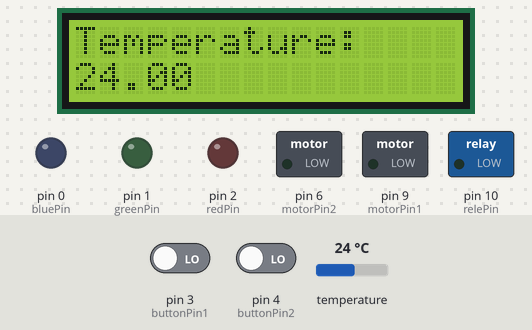
Recording of a sketch running on a simulated Arduino Uno, built with avr-gcc and run on an emulated ATmega328P. On the bench: 16×2 character LCD, switched loads named in the sketch (green lamp = pin HIGH), output pins drawn as LEDs (lit = HIGH). Dashed ring = blinking. The inputs (shaded band) are chosen by the test bench; at power-on: temperature 24 °C, pin 3 (buttonPin1) LOW, pin 4 (buttonPin2) LOW.

Above: at 1.2 s.
1.3 s: temperature set to 21.3 °C
At 3.9 s:
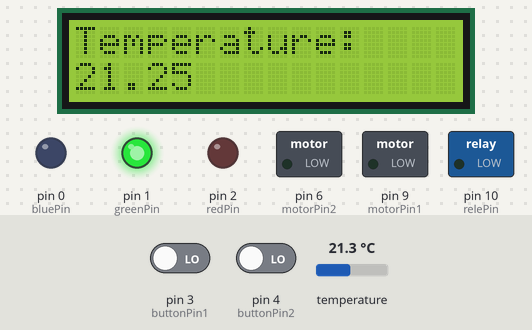
4.2 s: temperature set to 20.4 °C
At 5.8 s:
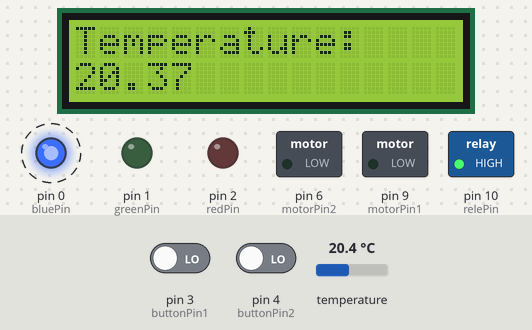
9.3 s: temperature set to 28 °C
At 12.5 s:
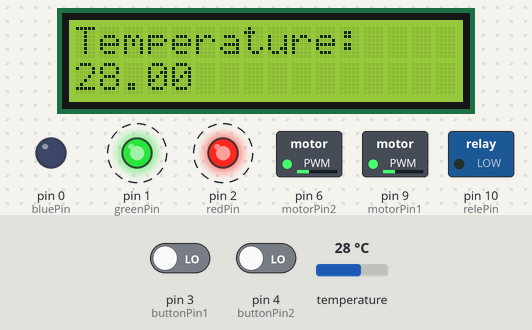
14.8 s: temperature set to 29.6 °C
At 17.4 s:
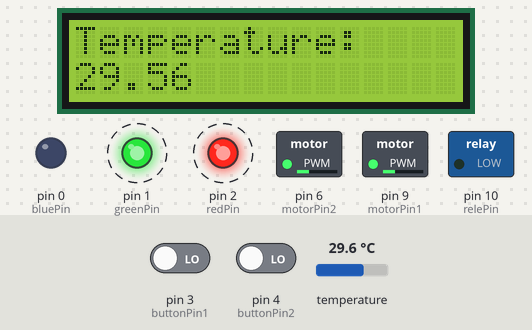
17.7 s: temperature set to 30.8 °C
At 19.3 s:
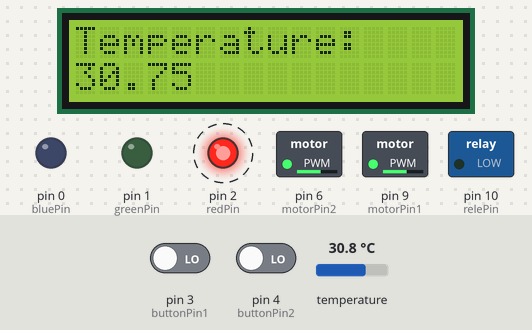
22.7 s: pin 3 (buttonPin1) driven HIGH and pin 4 (buttonPin2) driven HIGH
At 24.4 s:
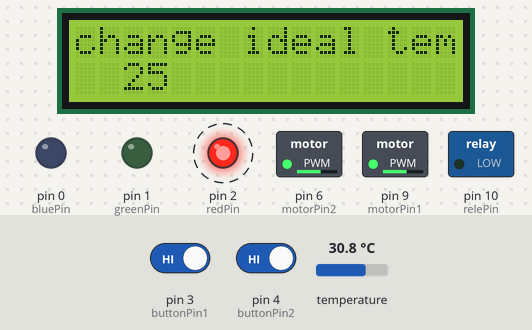
Timing chart, 0 to 26.1 s (numbered marks = the images above; inputs shaded):
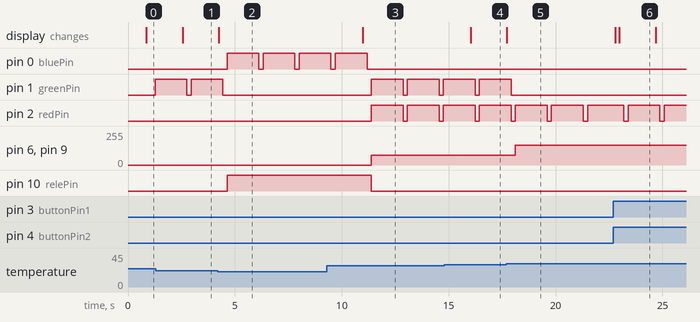

Measured:
- the behaviour switches between 21 and 20.9 °C on temperature (found by bisection; images 1 and 2)
- the behaviour switches between 30 and 30.1 °C on temperature (found by bisection; images 4 and 5)
- after the input at 1.3 s, the display: changes after 1.2 s (image 1)
- after the input at 4.2 s, pin 0 (bluePin): alternates HIGH for 1.5 s and LOW for 0.20 s, starting after 0.44 s; pin 1 (greenPin): goes on until 4.4 s, then stays LOW; pin 10 (relePin): LOW → HIGH after 0.44 s; the display: changes at once (image 2)
- after the input at 9.3 s, pin 0 (bluePin): goes on until 11.2 s, then stays LOW; pin 1 (greenPin), pin 2 (redPin): alternates HIGH for 1.5 s and LOW for 0.20 s, starting after 2.1 s; pin 6 (motorPin2), pin 9 (motorPin1): 0/255 → 75/255 after 2.1 s; pin 10 (relePin): HIGH → LOW after 2.1 s; the display: changes after 1.7 s (image 3)
- after the input at 14.8 s, the display: changes after 1.2 s (image 4)
- after the input at 17.7 s, pin 1 (greenPin): goes on until 17.9 s, then stays LOW; pin 6 (motorPin2), pin 9 (motorPin1): 75/255 → 150/255 after 0.42 s; the display: changes at once (image 5)
- after the input at 22.7 s, the display: first changes after 0.08 s (image 6 shows a later state)

The sketch:

aquario.ino
```cpp
#include <OneWire.h>
#include <Wire.h>
#include <DallasTemperature.h>
#include <LiquidCrystal_I2C.h>


OneWire oneWire(5);
DallasTemperature sensors(&oneWire);


LiquidCrystal_I2C lcd(0x27,2,1,0,4,5,6,7,3, POSITIVE);

const int redPin = 2;
const int greenPin = 1;
const int bluePin = 0;
const int buttonPin1 = 3;
const int buttonPin2 = 4;
const int motorPin1 = 9;
const int motorPin2 = 6;
const int relePin = 10;

float temp = 0;
int maxTemp = 30;
int minTemp = 21;
int okTemp = 25;
int buttonState1 = 0;
int buttonState2 = 0;
int menu = 0;

void setup() {
  sensors.begin();
  lcd.begin(16,2);
  pinMode(buttonPin1, INPUT);
  pinMode(buttonPin2, INPUT);
  pinMode(redPin, OUTPUT);
  pinMode(greenPin, OUTPUT);
  pinMode(bluePin, OUTPUT);
  pinMode(relePin, OUTPUT);

}

void loop() {
  lcd.setBacklight(HIGH);
  sensors.requestTemperatures();
  temp = sensors.getTempCByIndex(0);
  buttonState1 = digitalRead(buttonPin1);
  buttonState2 = digitalRead(buttonPin2);

  if(buttonState1 == 1 && buttonState2 == 1){
    if(menu == 1){
      menu = 0;
   }else{
      menu = 1;
   }
 }

  if(menu == 0){
    lcd.clear();
    lcd.setCursor(0,0);
    lcd.print("Temperature:");
    lcd.setCursor(0,1);
    lcd.print(temp);

 }else if(menu == 1){
    lcd.clear();
    lcd.setCursor(0,0);
    lcd.print("change ideal temp:");
    lcd.setCursor(0,1);
    lcd.print("->");
    lcd.print(okTemp);
    delay(200);
    lcd.setCursor(1,1);
    lcd.print(" ");
    lcd.setCursor(0,1);
    lcd.print(" ");
      if(buttonState1 == 1 && buttonState2 == 0){
        okTemp ++;
        maxTemp ++;
        minTemp ++;
        lcd.clear();
        lcd.setCursor(0,0);
        lcd.print("change ideal temp:");
        lcd.print("-> ");
        lcd.print(okTemp);
        delay(200);
        lcd.setCursor(1,1);
        lcd.print(" ");
        lcd.setCursor(0,1);
        lcd.print(" ");
     }else if(buttonState1 == 0 && buttonState2 == 1){
        okTemp --;
        maxTemp --;
        minTemp --;
        lcd.clear();
        lcd.setCursor(0,0);
        lcd.print("change ideal temp:");
        lcd.print("-> ");
        lcd.print(okTemp);
        delay(200);
        lcd.setCursor(1,1);
        lcd.print(" ");
        lcd.setCursor(0,1);
        lcd.print(" ");
     }
  }
  if(temp<minTemp){
    delay(200);
    digitalWrite(redPin, LOW);
    digitalWrite(bluePin, LOW);
    digitalWrite(greenPin, LOW);
    delay(200);
    digitalWrite(redPin, LOW);
    digitalWrite(bluePin, HIGH);
    digitalWrite(greenPin, LOW);
    analogWrite(motorPin1, 0);
    analogWrite(motorPin2, 0);
    digitalWrite(relePin, HIGH);
  }else if(temp>=minTemp && temp<=okTemp){
    delay(200);
    digitalWrite(redPin, LOW);
    digitalWrite(bluePin, LOW);
    digitalWrite(greenPin, LOW);
    delay(200);
    digitalWrite(redPin, LOW);
    digitalWrite(bluePin, LOW);
    digitalWrite(greenPin, HIGH);
    analogWrite(motorPin1, 0);
    analogWrite(motorPin2, 0);
    digitalWrite(relePin, LOW);
  }else if(temp>maxTemp){
    delay(200);
    digitalWrite(redPin, LOW);
    digitalWrite(bluePin, LOW);
    digitalWrite(greenPin, LOW);
    delay(200);
    digitalWrite(redPin, HIGH);
    digitalWrite(bluePin, LOW);
    digitalWrite(greenPin, LOW);
    analogWrite(motorPin1, 150);
    analogWrite(motorPin2, 150);
    digitalWrite(relePin, LOW);
  }else{
    delay(200);
    digitalWrite(redPin, LOW);
    digitalWrite(bluePin, LOW);
    digitalWrite(greenPin, LOW);
    delay(200);
    digitalWrite(redPin, HIGH);
    digitalWrite(bluePin, LOW);
    digitalWrite(greenPin, HIGH);
    analogWrite(motorPin1, 75);
    analogWrite(motorPin2, 75);
    digitalWrite(relePin, LOW);
  }
  delay(500);
}
```
